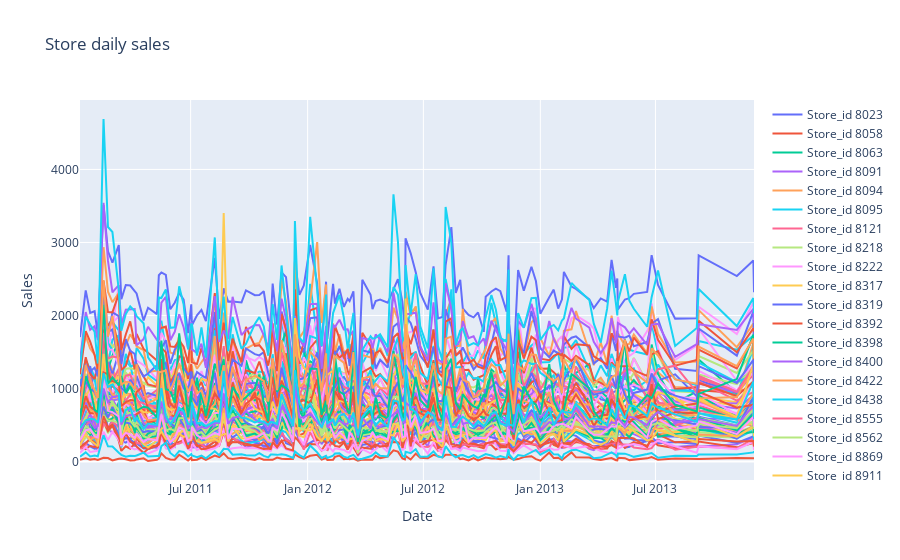

Notebook code cell kept with this figure:
### Markdown cell above
##### Daily Sales with respect to stores

### Code cell
store_daily_sales_sc = []
for store in store_daily_sales['store_id'].unique():
    current_store_daily_sales = store_daily_sales[(store_daily_sales['store_id'] == store)]
    store_daily_sales_sc.append(go.Scatter(x=current_store_daily_sales['week'], y=current_store_daily_sales['units_sold'], name=('Store_id %s' % store)))

layout = go.Layout(title='Store daily sales', xaxis=dict(title='Date'), yaxis=dict(title='Sales'))
fig = go.Figure(data=store_daily_sales_sc, layout=layout)
iplot(fig)

### Figure 1 — Plotly figure (JSON) as saved in the notebook; plotly's stock layout.template omitted (floating-point values rounded to 4 significant figures; data arrays with more than 128 entries replaced by an {"elided": "..."} marker saying what was removed)
{"data": [{"name": "Store_id 8023", "type": "scatter", "x": {"elided": "130 str values"}, "y": {"elided": "130 int values"}}, {"name": "Store_id 8058", "type": "scatter", "x": {"elided": "130 str values"}, "y": {"elided": "130 int values"}}, {"name": "Store_id 8063", "type": "scatter", "x": {"elided": "130 str values"}, "y": {"elided": "130 int values"}}, {"name": "Store_id 8091", "type": "scatter", "x": {"elided": "130 str values"}, "y": {"elided": "130 int values"}}, {"name": "Store_id 8094", "type": "scatter", "x": {"elided": "130 str values"}, "y": {"elided": "130 int values"}}, {"name": "Store_id 8095", "type": "scatter", "x": {"elided": "130 str values"}, "y": {"elided": "130 int values"}}, {"name": "Store_id 8121", "type": "scatter", "x": {"elided": "130 str values"}, "y": {"elided": "130 int values"}}, {"name": "Store_id 8218", "type": "scatter", "x": {"elided": "130 str values"}, "y": {"elided": "130 int values"}}, {"name": "Store_id 8222", "type": "scatter", "x": {"elided": "130 str values"}, "y": {"elided": "130 int values"}}, {"name": "Store_id 8317", "type": "scatter", "x": {"elided": "130 str values"}, "y": {"elided": "130 int values"}}, {"name": "Store_id 8319", "type": "scatter", "x": {"elided": "130 str values"}, "y": {"elided": "130 int values"}}, {"name": "Store_id 8392", "type": "scatter", "x": {"elided": "130 str values"}, "y": {"elided": "130 int values"}}, {"name": "Store_id 8398", "type": "scatter", "x": {"elided": "130 str values"}, "y": {"elided": "130 int values"}}, {"name": "Store_id 8400", "type": "scatter", "x": {"elided": "130 str values"}, "y": {"elided": "130 int values"}}, {"name": "Store_id 8422", "type": "scatter", "x": {"elided": "130 str values"}, "y": {"elided": "130 int values"}}, {"name": "Store_id 8438", "type": "scatter", "x": {"elided": "130 str values"}, "y": {"elided": "130 int values"}}, {"name": "Store_id 8555", "type": "scatter", "x": {"elided": "130 str values"}, "y": {"elided": "130 int values"}}, {"name": "Store_id 8562", "type": "scatter", "x": {"elided": "130 str values"}, "y": {"elided": "130 int values"}}, {"name": "Store_id 8869", "type": "scatter", "x": {"elided": "130 str values"}, "y": {"elided": "130 int values"}}, {"name": "Store_id 8911", "type": "scatter", "x": {"elided": "130 str values"}, "y": {"elided": "130 int values"}}, {"name": "Store_id 8991", "type": "scatter", "x": {"elided": "130 str values"}, "y": {"elided": "130 int values"}}, {"name": "Store_id 9001", "type": "scatter", "x": {"elided": "130 str values"}, "y": {"elided": "130 int values"}}, {"name": "Store_id 9043", "type": "scatter", "x": {"elided": "130 str values"}, "y": {"elided": "130 int values"}}, {"name": "Store_id 9092", "type": "scatter", "x": {"elided": "130 str values"}, "y": {"elided": "130 int values"}}, {"name": "Store_id 9112", "type": "scatter", "x": {"elided": "130 str values"}, "y": {"elided": "130 int values"}}, {"name": "Store_id 9132", "type": "scatter", "x": {"elided": "130 str values"}, "y": {"elided": "130 int values"}}, {"name": "Store_id 9147", "type": "scatter", "x": {"elided": "130 str values"}, "y": {"elided": "130 int values"}}, {"name": "Store_id 9164", "type": "scatter", "x": {"elided": "130 str values"}, "y": {"elided": "130 int values"}}, {"name": "Store_id 9178", "type": "scatter", "x": {"elided": "130 str values"}, "y": {"elided": "130 int values"}}, {"name": "Store_id 9190", "type": "scatter", "x": {"elided": "130 str values"}, "y": {"elided": "130 int values"}}, {"name": "Store_id 9221", "type": "scatter", "x": {"elided": "130 str values"}, "y": {"elided": "130 int values"}}, {"name": "Store_id 9250", "type": "scatter", "x": {"elided": "130 str values"}, "y": {"elided": "130 int values"}}, {"name": "Store_id 9273", "type": "scatter", "x": {"elided": "130 str values"}, "y": {"elided": "130 int values"}}, {"name": "Store_id 9279", "type": "scatter", "x": {"elided": "130 str values"}, "y": {"elided": "130 int values"}}, {"name": "Store_id 9281", "type": "scatter", "x": {"elided": "130 str values"}, "y": {"elided": "130 int values"}}, {"name": "Store_id 9328", "type": "scatter", "x": {"elided": "130 str values"}, "y": {"elided": "130 int values"}}, {"name": "Store_id 9371", "type": "scatter", "x": {"elided": "130 str values"}, "y": {"elided": "130 int values"}}, {"name": "Store_id 9425", "type": "scatter", "x": {"elided": "130 str values"}, "y": {"elided": "130 int values"}}, {"name": "Store_id 9430", "type": "scatter", "x": {"elided": "130 str values"}, "y": {"elided": "130 int values"}}, {"name": "Store_id 9432", "type": "scatter", "x": {"elided": "130 str values"}, "y": {"elided": "130 int values"}}, {"name": "Store_id 9436", "type": "scatter", "x": {"elided": "130 str values"}, "y": {"elided": "130 int values"}}, {"name": "Store_id 9439", "type": "scatter", "x": {"elided": "130 str values"}, "y": {"elided": "130 int values"}}, {"name": "Store_id 9442", "type": "scatter", "x": {"elided": "130 str values"}, "y": {"elided": "130 int values"}}, {"name": "Store_id 9456", "type": "scatter", "x": {"elided": "130 str values"}, "y": {"elided": "130 int values"}}, {"name": "Store_id 9479", "type": "scatter", "x": {"elided": "130 str values"}, "y": {"elided": "130 int values"}}, {"name": "Store_id 9481", "type": "scatter", "x": {"elided": "130 str values"}, "y": {"elided": "130 int values"}}, {"name": "Store_id 9490", "type": "scatter", "x": {"elided": "130 str values"}, "y": {"elided": "130 int values"}}, {"name": "Store_id 9498", "type": "scatter", "x": {"elided": "130 str values"}, "y": {"elided": "130 int values"}}, {"name": "Store_id 9532", "type": "scatter", "x": {"elided": "130 str values"}, "y": {"elided": "130 int values"}}, {"name": "Store_id 9578", "type": "scatter", "x": {"elided": "130 str values"}, "y": {"elided": "130 int values"}}, {"name": "Store_id 9611", "type": "scatter", "x": {"elided": "130 str values"}, "y": {"elided": "130 int values"}}, {"name": "Store_id 9613", "type": "scatter", "x": {"elided": "130 str values"}, "y": {"elided": "130 int values"}}, {"name": "Store_id 9632", "type": "scatter", "x": {"elided": "130 str values"}, "y": {"elided": "130 int values"}}, {"name": "Store_id 9672", "type": "scatter", "x": {"elided": "130 str values"}, "y": {"elided": "130 int values"}}, {"name": "Store_id 9680", "type": "scatter", "x": {"elided": "130 str values"}, "y": {"elided": "130 int values"}}, {"name": "Store_id 9700", "type": "scatter", "x": {"elided": "130 str values"}, "y": {"elided": "130 int values"}}, {"name": "Store_id 9713", "type": "scatter", "x": {"elided": "130 str values"}, "y": {"elided": "130 int values"}}, {"name": "Store_id 9731", "type": "scatter", "x": {"elided": "130 str values"}, "y": {"elided": "130 int values"}}, {"name": "Store_id 9745", "type": "scatter", "x": {"elided": "130 str values"}, "y": {"elided": "130 int values"}}, {"name": "Store_id 9770", "type": "scatter", "x": {"elided": "130 str values"}, "y": {"elided": "130 int values"}}, {"name": "Store_id 9789", "type": "scatter", "x": {"elided": "130 str values"}, "y": {"elided": "130 int values"}}, {"name": "Store_id 9809", "type": "scatter", "x": {"elided": "130 str values"}, "y": {"elided": "130 int values"}}, {"name": "Store_id 9813", "type": "scatter", "x": {"elided": "130 str values"}, "y": {"elided": "130 int values"}}, {"name": "Store_id 9823", "type": "scatter", "x": {"elided": "130 str values"}, "y": {"elided": "130 int values"}}, {"name": "Store_id 9837", "type": "scatter", "x": {"elided": "130 str values"}, "y": {"elided": "130 int values"}}, {"name": "Store_id 9845", "type": "scatter", "x": {"elided": "130 str values"}, "y": {"elided": "130 int values"}}, {"name": "Store_id 9872", "type": "scatter", "x": {"elided": "130 str values"}, "y": {"elided": "130 int values"}}, {"name": "Store_id 9876", "type": "scatter", "x": {"elided": "130 str values"}, "y": {"elided": "130 int values"}}, {"name": "Store_id 9879", "type": "scatter", "x": {"elided": "130 str values"}, "y": {"elided": "130 int values"}}, {"name": "Store_id 9880", "type": "scatter", "x": {"elided": "130 str values"}, "y": {"elided": "130 int values"}}, {"name": "Store_id 9881", "type": "scatter", "x": {"elided": "130 str values"}, "y": {"elided": "130 int values"}}, {"name": "Store_id 9890", "type": "scatter", "x": {"elided": "130 str values"}, "y": {"elided": "130 int values"}}, {"name": "Store_id 9909", "type": "scatter", "x": {"elided": "130 str values"}, "y": {"elided": "130 int values"}}, {"name": "Store_id 9954", "type": "scatter", "x": {"elided": "130 str values"}, "y": {"elided": "130 int values"}}, {"name": "Store_id 9961", "type": "scatter", "x": {"elided": "130 str values"}, "y": {"elided": "130 int values"}}, {"name": "Store_id 9984", "type": "scatter", "x": {"elided": "130 str values"}, "y": {"elided": "130 int values"}}], "layout": {"title": {"text": "Store daily sales"}, "xaxis": {"title": {"text": "Date"}}, "yaxis": {"title": {"text": "Sales"}}}}
